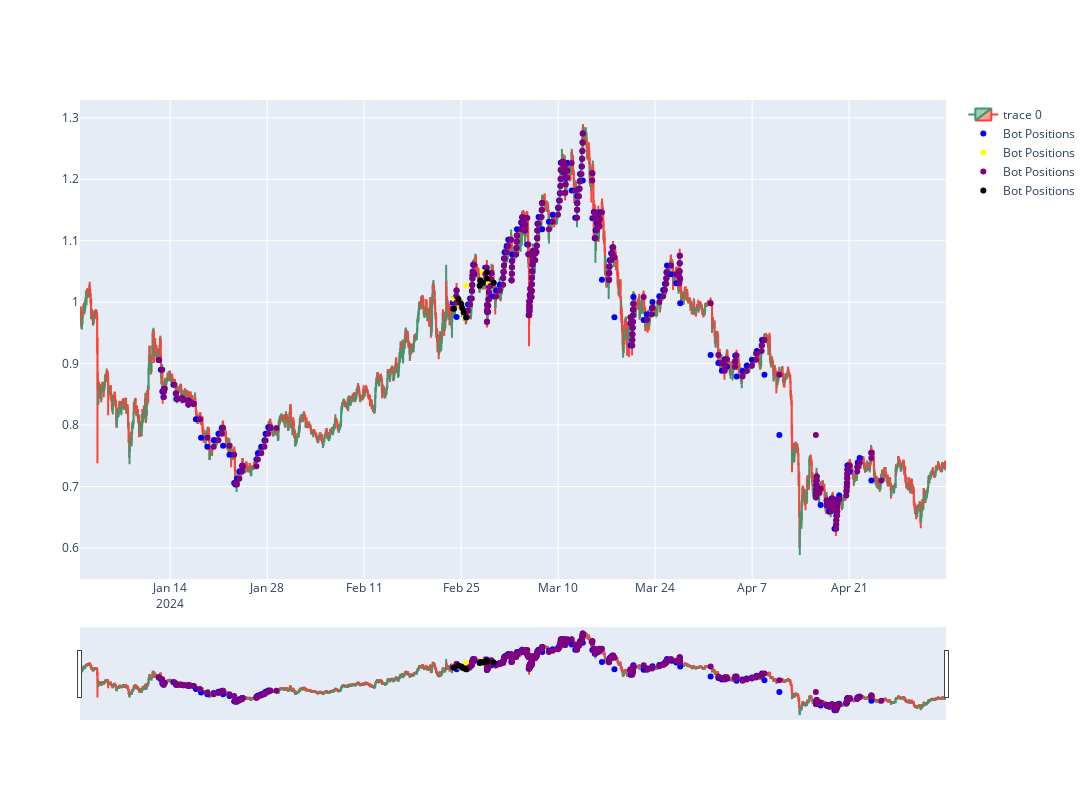

The code cell stored with this chart in its notebook:
### Code cell
price_graph(df, matic_bot_long, matic_bot_short)

### Figure 1 — Plotly figure (JSON) as saved in the notebook; plotly's stock layout.template omitted (floating-point values rounded to 4 significant figures; data arrays with more than 128 entries replaced by an {"elided": "..."} marker saying what was removed)
{"data": [{"close": {"elided": "3000 float values"}, "high": {"elided": "3000 float values"}, "low": {"elided": "3000 float values"}, "open": {"elided": "3000 float values"}, "type": "candlestick", "x": {"elided": "3000 str values"}}, {"marker": {"color": "blue"}, "mode": "markers", "name": "Bot Positions", "type": "scatter", "x": {"elided": "253 str values"}, "y": {"elided": "253 float values"}}, {"marker": {"color": "yellow"}, "mode": "markers", "name": "Bot Positions", "type": "scatter", "x": ["2024-02-23T18:16:53.598000", "2024-02-23T23:06:40.254000", "2024-02-24T14:27:31.931000", "2024-02-25T00:51:29.221000", "2024-02-25T06:26:17.166000", "2024-02-25T11:50:24.432000", "2024-02-25T17:18:36.390000", "2024-02-27T17:19:09.452000", "2024-02-27T18:13:19.088000", "2024-02-27T19:53:20.560000", "2024-02-28T03:21:52.633000", "2024-02-28T17:26:40.716000", "2024-02-28T22:23:32.971000"], "y": [0.9892, 1.005, 0.9971, 0.9904, 0.9831, 0.9749, 1.027, 1.036, 1.034, 1.032, 1.049, 1.039, 1.031]}, {"marker": {"color": "purple"}, "mode": "markers", "name": "Bot Positions", "type": "scatter", "x": {"elided": "253 str values"}, "y": {"elided": "253 float values"}}, {"marker": {"color": "black"}, "mode": "markers", "name": "Bot Positions", "type": "scatter", "x": ["2024-02-23T23:06:27.272000", "2024-02-24T14:27:18.879000", "2024-02-25T00:22:10.250000", "2024-02-25T03:21:16.691000", "2024-02-25T08:49:46.907000", "2024-02-25T16:42:02.354000", "2024-02-27T15:54:53.127000", "2024-02-27T17:43:31.372000", "2024-02-27T19:32:58.328000", "2024-02-28T03:16:06.070000", "2024-02-28T17:26:00.079000", "2024-02-28T17:30:24.555000", "2024-02-29T16:41:16.482000"], "y": [0.9892, 1.005, 0.9971, 0.9904, 0.9831, 0.9749, 1.027, 1.036, 1.034, 1.032, 1.049, 1.039, 1.031]}], "layout": {"height": 800, "width": 2400}}
